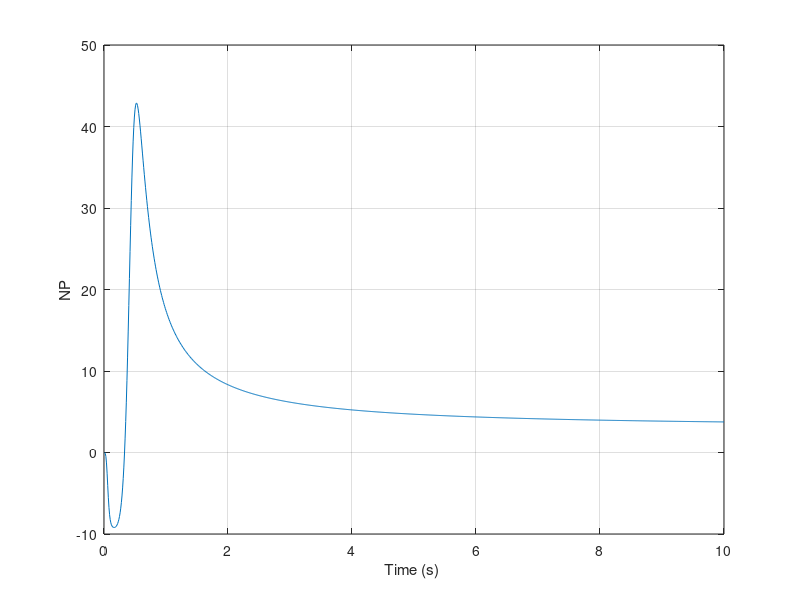

Write MATLAB code to recreate this figure.
clear
TAU=1.;
WZ=5.;
W=20.;
Z=.7;
TF=10.;
GAM=.00001;
F=zeros([6,6]);
S=zeros([6,6]);
count=0;
G(1,1)=0.;
G(2,1)=0.;
G(3,1)=0.;
G(4,1)=0.;
G(5,1)=0.;
G(6,1)=W*W/TAU;
F(1,2)=1;
F(2,3)=1;
F(2,4)=-1.;
F(2,6)=1./WZ^2;
F(4,5)=1.;
F(5,6)=1.;
F(6,4)=-W*W/TAU;
F(6,5)=-W*W*(2.*Z/W+TAU)/TAU;
F(6,6)=-W*W*(1./W^2+2.*Z*TAU/W)/TAU;
S(1,1)=1;
T=0;
H=.0001;
S1=0;
while ~(T >= (TF-.0001))
	S1=S1+H;
	SOLD=S;
	STEP=1;
 	FLAG=0;
	while STEP<=1
		if FLAG==1 
         		STEP=2;
         		HSD=H*SD;
         		S=S+HSD;
 			T=T+H;
 		end
 		SF=S*F;
 		GT=G';
 		GTS=GT*S;
 		GAMINV=1./GAM;
 		C=GAMINV*GTS;
 		SFT=SF';
 		CT=C';
 		CTC=CT*C;
 		CTBC=GAM*CTC;
 		SFSFT=SF+SFT;
		SD=SFSFT-CTBC;
		FLAG=1;
	end
	FLAG=0;
	H2=.5*H;
	HSDP=H2*SD;
	SS=SOLD+S;
	SSP=.5*SS;
	S=SSP+HSDP;
 	if S1>=.009999
		S1=0;
		C1=-C(1,1);
		C2=-C(1,2);
		C3=-C(1,3);
		C4=-C(1,4);
		C5=-C(1,5);
		C6=-C(1,6);
		NP=C2*T;
		count=count+1;
		ArrayT(count)=T;
		ArrayC4(count)=C4;
		ArrayC5(count)=C5;
		ArrayC6(count)=C6;
		ArrayNP(count)=NP;
	end
end
output=[ArrayT',ArrayC4',ArrayC5',ArrayC6',ArrayNP'];
save datfil.txt output -ascii
disp 'simulation finished'
clc
figure
plot(ArrayT,ArrayNP),grid
xlabel('Time (s) ')
ylabel('NP')	
axis([0 10 -10 50])
